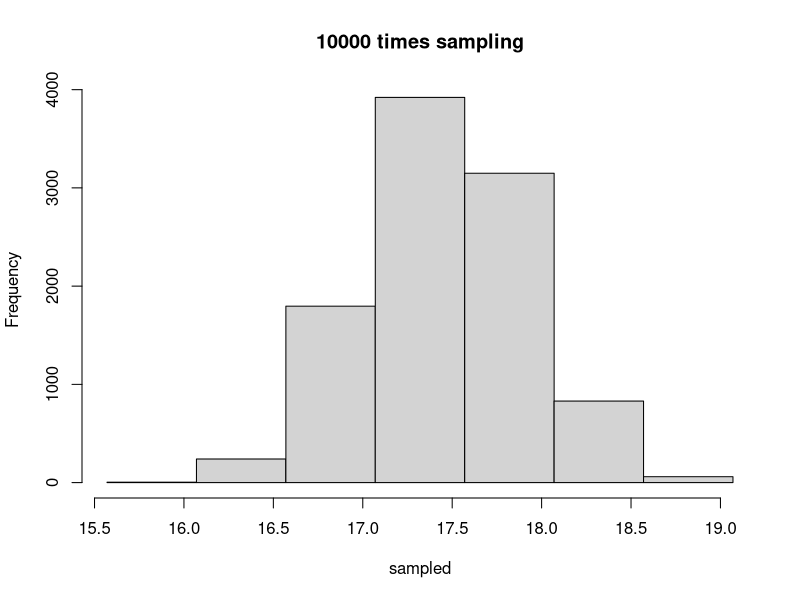
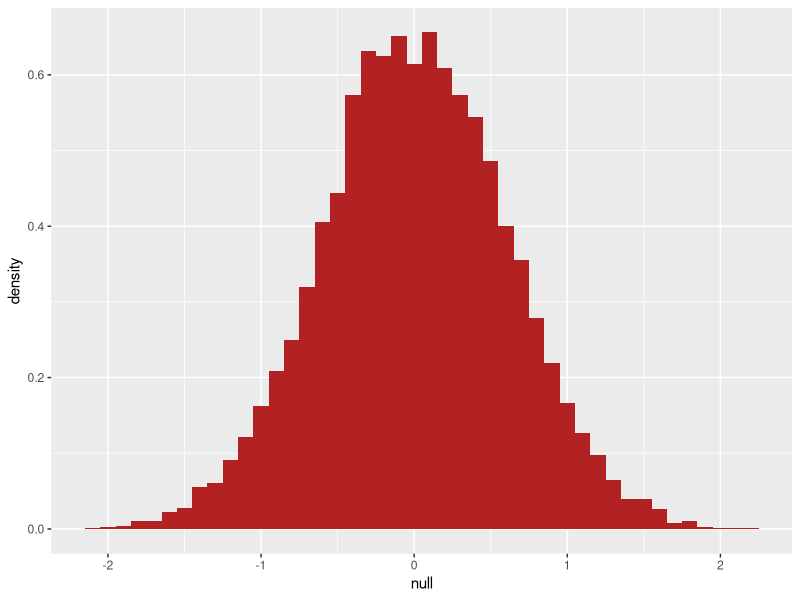
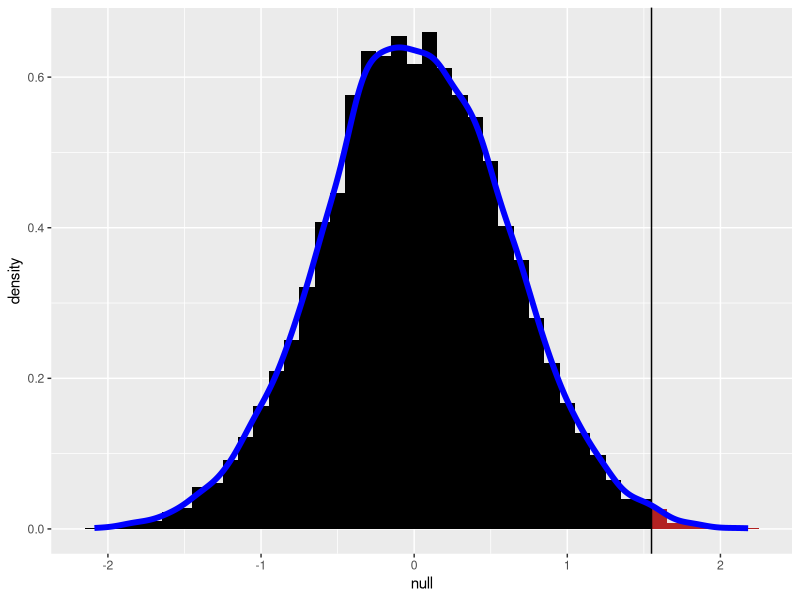

Write R code to recreate these figures, in order.
## ---- chunk 1
knitr::opts_chunk$set(echo = FALSE)
## ---- chunk 2
library(tidyverse)
## ---- chunk 3
set.seed(1)

cond <- rep(c("control", "treatment"), each = 12)

cont <- round(runif(12, min=15, max=20) , 2)
treat <- round(runif(12, min=20, max=25) , 2)

dataweight <- data.frame(condition = cond, weight = c(cont, treat))
## ---- chunk 4
m <- dataweight %>%
  group_by(condition) %>%
  slice(1:6)

m

mMean <- m %>%
          summarize(mean = mean(weight))
## ---- chunk 5
sampled <- replicate(10000, mean(sample(cont, 6)))

hist(sampled, main = "10000 times sampling", breaks = seq(min(sampled)-0.5,max(sampled)+0.5,0.5))
#abline(v = mean(cont) )
## ---- chunk 6
population <- round(runif(100, min=15, max=20) , 2)

n <- 10000
null <- vector("numeric",n)
for (i in 1:n) {
control <- sample(population,10)
treatment <- sample(population,10)
null[i] <- mean(treatment) - mean(control)
}

nullplot <- data.frame(null = null)

nullplot <- nullplot %>% mutate(group2 = case_when(
    null >= 1.55 ~ "treat",
    T ~ "cont"
    ))
ggplot(mapping = aes(x=null, y = ..density..))+
  geom_histogram(data = nullplot , fill = "firebrick" , binwidth = 0.1)

## ---- chunk 7
#- pnorm(q = 1.55)
ggplot(mapping = aes(x=null, y = ..density..))+
  geom_histogram(data = nullplot , fill = "firebrick" , binwidth = 0.1)+
  geom_histogram(data = nullplot %>% filter(group2 %in% "cont"), alpha = 1, fill = "black", binwidth = 0.1)+
  geom_vline(data = nullplot, xintercept = 1.55)+
  geom_density(data = nullplot, color = "blue", size = 2)
